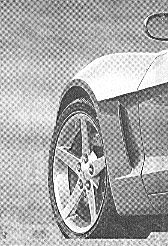
#> input picture HW4_2/car-moire-pattern.tif, 168 x 246 px
$ python HW4_2-2.py
#> lines starting #> are read from the running program, lines starting #| are printed output that depends on the picture; long printed decimals are rounded
import cv2

# importing PIL
from PIL import Image

# importing matplotlib modules
import matplotlib.image as mpimg
import matplotlib.pyplot as plt
import matplotlib.cm as cm
import numpy as np
from scipy import signal


def butterFilter(order, CutOffFrequency, mask_img, row1, row2, col1, col2):
    # ValueError: Digital filter critical frequencies must be 0 < Wn < 1
    img = mask_img[row1:row2, col1:col2]
    b, a = signal.butter(order, CutOffFrequency, btype='lowpass')
    bf_img = signal.filtfilt(b, a, img)
    return bf_img

# matplotlib read image
img = mpimg.imread("car-moire-pattern.tif")
#> img is the input picture: shape (246, 168); min 0, max 255, mean 169.7
print(img.shape)
#| (246, 168)
# Output Images
plt.imshow(img, cmap=cm.gray)
plt.show()


# Fourier Transform
fft_img = np.fft.fftshift(np.fft.fft2(img))
plt.imshow(np.log(abs(fft_img) + 1), cmap='gray'), plt.title("fft_img")
plt.show()
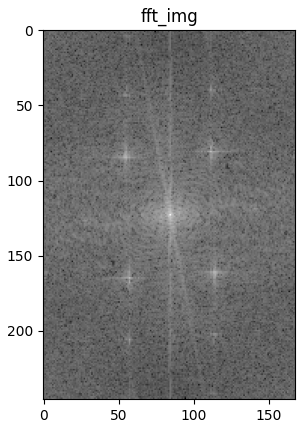
#> figure drawn by matplotlib, 1 panel


## modify on FFT image
mask = np.zeros_like(img)
# 左邊那排
mask = cv2.circle(mask, (54,42), 10, (255,255,255), -1)
mask = cv2.circle(mask, (54,84), 10, (255,255,255), -1)
mask = cv2.circle(mask, (56,165), 10, (255,255,255), -1)
mask = cv2.circle(mask, (56,205), 10, (255,255,255), -1)
# 右邊那排
mask = cv2.circle(mask, (110,40), 10, (255,255,255), -1)
mask = cv2.circle(mask, (110,80), 10, (255,255,255), -1)
mask = cv2.circle(mask, (113,161), 10, (255,255,255), -1)
mask = cv2.circle(mask, (113,202), 10, (255,255,255), -1)
# 實驗 mask掉其他斜線=======================================================
# 右斜
# contours = np.array([[59,0], [61,0], [107,246], [105,246]])  # [x, y] reference: https://stackoverflow.com/questions/11270250/what-does-the-python-interface-to-opencv2-fillpoly-want-as-input
# cv2.fillPoly(mask, pts = [contours], color =(255,255,255))
# #正中
# mask[:, 83:86] = 255
# 左右兩條斜線
# mask[:, 53:57] = 255  # 左
# mask[:, 109:113] = 255  # 右

# 結論 :
# mask掉正中或右斜 會像highpass filter
# mask掉左右兩條斜線 沒差

mask = 255 - mask
mask = mask/mask.max()
plt.imshow(mask, cmap='gray'), plt.title("mask")
plt.show()
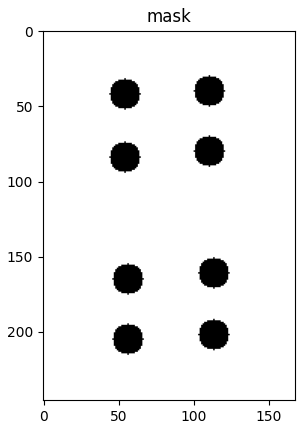
#> figure drawn by matplotlib, 1 panel


# [37 lines of commented-out code are left out]

modify_fft_img = fft_img*mask
plt.imshow(np.log(abs(modify_fft_img) + 1), cmap='gray'), plt.title("modify fft_img")
plt.show()
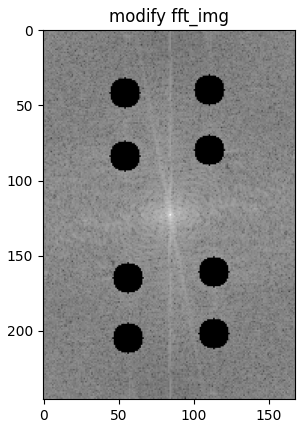
#> figure drawn by matplotlib, 1 panel


## inverse Fourier Transform
ifft_img = np.fft.ifft2(np.fft.ifftshift(modify_fft_img))
print(f"ifft_img.max(), ifft_img.min() = {ifft_img.max(), ifft_img.min()}")
#| ifft_img.max(), ifft_img.min() = ((314.795-0.1463093536400382j), (-17.245+0.4407662401180544j))
plt.imshow(np.abs(ifft_img), cmap='gray'), plt.title("ifft_img")
plt.show()
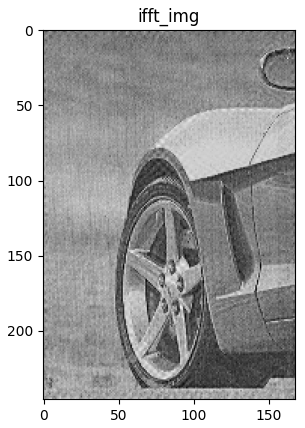
#> figure drawn by matplotlib, 1 panel

$ run again, with HW4_2/ifft_img_butterworth.png saved as HW4_2/car-moire-pattern.tif
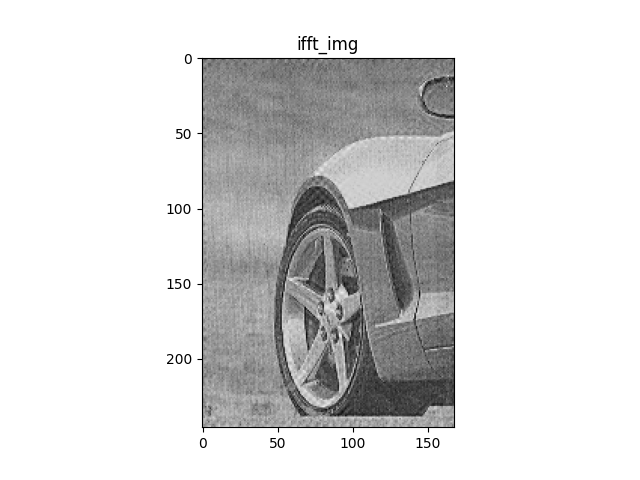
#> input picture HW4_2/ifft_img_butterworth.png, 640 x 480 px
#> img is the input picture: shape (480, 640, 4); mean R, G, B, A 217.7, 217.7, 217.7, 255
#| (480, 640, 4)
#> `plt.show()`:
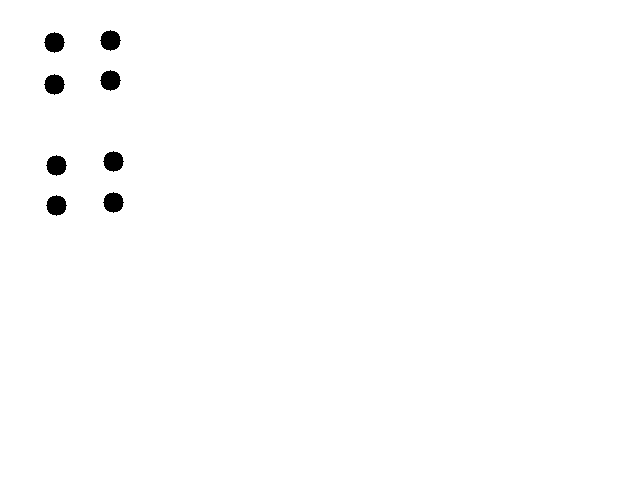
#> shown: shape (480, 640, 4) float64; mean R, G, B, A 0.992, 0.992, 0.992, 1
#| ifft_img.max(), ifft_img.min() = ((280.551-2.623117655123204j), (-15.864+2.3808721183830737j))
#> `plt.show()`:
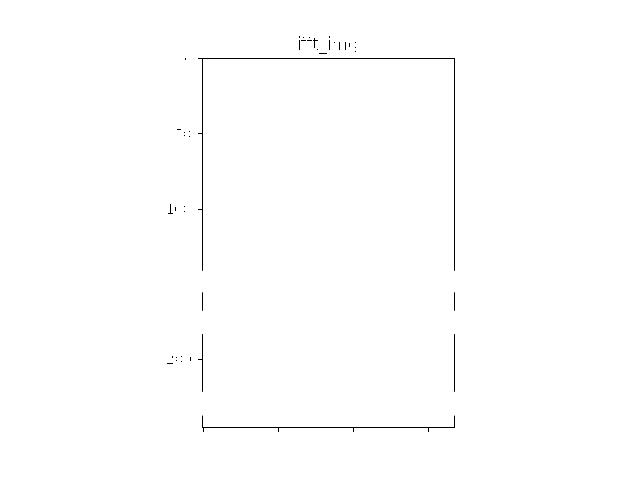
#> shown: shape (480, 640, 4) float64; mean R, G, B, A 0.996, 0.996, 0.996, 1
